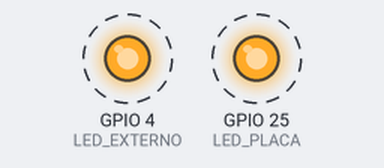
Bench run of a sketch on a simulated ESP32. On the bench: output pins drawn as LEDs (lit = HIGH). Dashed ring = blinking.

Above: at 0.2 s.
Timing chart, 0 to 3.0 s (numbered marks = the images above):
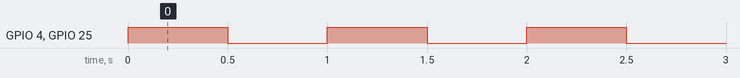

The sketch:

002-LilyGo-parpadeo.ino
```cpp
// Brote Lab — Sesión 2: parpadeo del LED integrado y de un LED externo
// Circuito externo: IO4 → resistencia (≈220 Ω) → pata larga del LED; pata corta → GND
#define LED_PLACA   25   // LED verde integrado: el fabricante lo conectó al GPIO 25
#define LED_EXTERNO 4    // GPIO 4: libre en la T3 V1.6.1 y no es especial al arrancar

void setup() {
  pinMode(LED_PLACA, OUTPUT);    // Los dos pines van a ser SALIDAS
  pinMode(LED_EXTERNO, OUTPUT);
}

void loop() {
  digitalWrite(LED_PLACA, HIGH);    // 3,3 V → prendidos
  digitalWrite(LED_EXTERNO, HIGH);
  delay(500);                       // Medio segundo (bloquea: la placa no hace nada más)
  digitalWrite(LED_PLACA, LOW);     // 0 V → apagados
  digitalWrite(LED_EXTERNO, LOW);
  delay(500);
}
```

Measured:
- by itself, GPIO 4 (LED_EXTERNO), GPIO 25 (LED_PLACA): alternates HIGH for 0.50 s and LOW for 0.50 s
